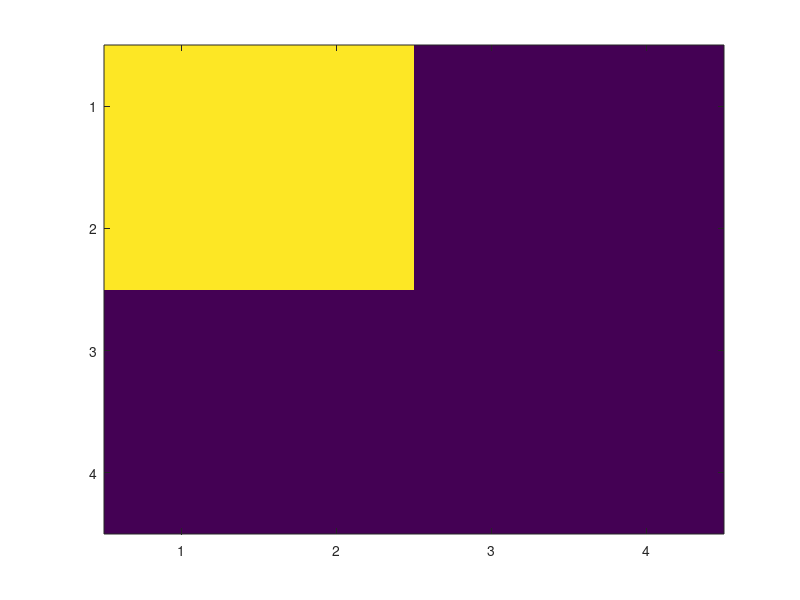

Reproduce this figure in MATLAB.

clc; clear all; close all;

N = 4;
x = zeros(N,N);
x(1:N/2, 1:N/2) = 1


h = figure();
imagesc(x);
saveas(h, 'simulation.png', 'jpeg')
%drawnow()
